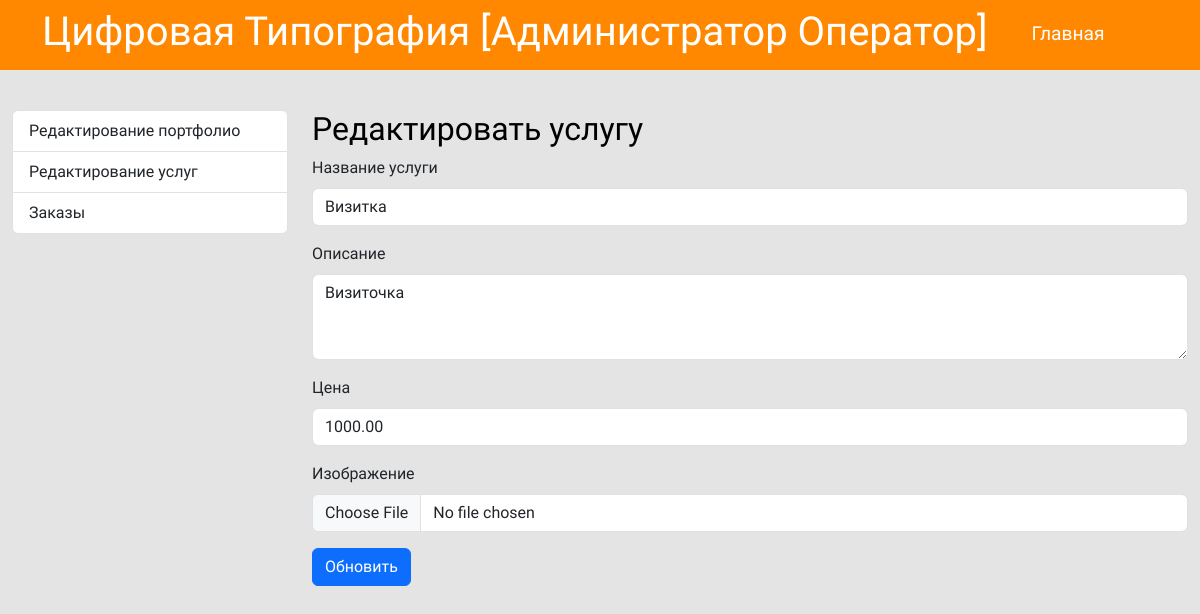
/admin/services/edit.php?id=1 (signed in), run on the app's committed database.
### tables this page shows
CREATE TABLE `services` (
  `id` int NOT NULL,
  `title` varchar(255) NOT NULL,
  `description` text NOT NULL,
  `price` decimal(10,2) NOT NULL,
  `created_at` timestamp NULL DEFAULT CURRENT_TIMESTAMP,
  `image` varchar(255) NOT NULL
);

### app/database/db.php (called while the page is built, shortened)
<?php
require('connect.php');
function dbCheckErr($query)
{
    $errinfo = $query->errorInfo();
    return true;
}
function selectOne($table,$params = []){
    global $pdo;
    $sql = "SELECT * FROM $table";
    if(!empty($params)){
        $i = 0;
        foreach($params as $key => $value){
            if($i === 0){
                $sql = $sql . " WHERE $key=$value";
            }else{
                $sql = $sql . " AND $key=$value";
            }
            $i++;
        }
    }
    $sql = $sql . " LIMIT 1";
    $query = $pdo->prepare($sql);
    $query->execute();
    return $query->fetch();
}

### admin/services/edit.php (the view, shortened to what this page needs)
<?php
include("../../app/database/db.php");
if ($_SERVER['REQUEST_METHOD'] === 'GET' && isset($_GET['id'])) {
    $id = $_GET['id'];
    $service = selectOne('services', ['id' => $id]);
}
?>
<!doctype html>
<html lang="ru">
<head>
    <link href="https://cdn.jsdelivr.net/npm/bootstrap@5.3.3/dist/css/bootstrap.min.css" rel="stylesheet">
    <link rel="stylesheet" href="../../source/css/style.css">
    <link rel="stylesheet" href="../../source/css/admin.css">
</head>
<body>
<?php include("../../app/include/admheader.php"); ?>
 <div class="container-fluid editpanel">
    <div class="row">
    <?php include("../admsidebar.php"); ?>
        <div class="col-md-9">
            <h2 class="page-title">Редактировать услугу</h2>
            <form action="edit.php" method="post" enctype="multipart/form-data">
                <div class="mb-3">
                    <label for="title" class="form-label">Название услуги</label>
                    <input type="text" class="form-control" id="title" name="title" value="<?php echo $service['title']; ?>">
                </div>
                <div class="mb-3">
                    <label for="description" class="form-label">Описание</label>
                    <textarea class="form-control" id="description" name="description" rows="3"><?php echo $service['description']; ?></textarea>
                </div>
                <div class="mb-3">
                    <label for="price" class="form-label">Цена</label>
                    <input type="text" class="form-control" id="price" name="price" value="<?php echo $service['price']; ?>">
                </div>
                <div class="mb-3">
                    <label for="image" class="form-label">Изображение</label>
                    <input type="file" class="form-control" id="image" name="image">
                </div>
                <button type="submit" class="btn btn-primary" name="update-service">Обновить</button>
            </form>
        </div>
    </div>
</div>
</body>
</html>

### source/css/style.css (style rules this page uses)
* { font-family: "Comfortaa", sans-serif; }
html, h1, h2, h3, h4, h5, h6 { color: #000000; }
body { background-color: #e4e4e4; }

### source/css/admin.css (style rules this page uses)
.editpanel { margin-top: 40px; }

### data on the page
services: title "Визитка", description "Визиточка", price "1000.00"

### other printed values
$_SESSION['name'] "Оператор"
